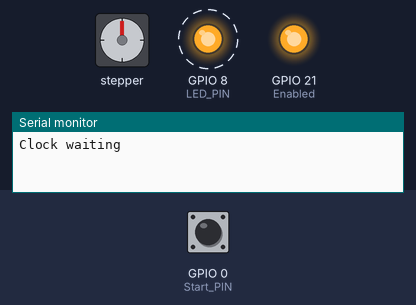
Bench run of a program on a simulated ESP32-C3. Shown: stepper motor, output pins drawn as LEDs (lit = HIGH), the last lines printed to the serial monitor. Wiring (inferred from the names in the program): stepper motor driver (200 steps per turn assumed): step GPIO 20; direction GPIO 10. Dashed ring = blinking. The inputs (shaded band) are chosen by the test bench; at power-on: GPIO 0 (Start_PIN) LOW. Pins used as bus, display or sensor lines are not drawn.

Above: at 6.25 s.
6.3 s: GPIO 0 (Start_PIN) pulled HIGH for 0.15 s
At 6.9 s:
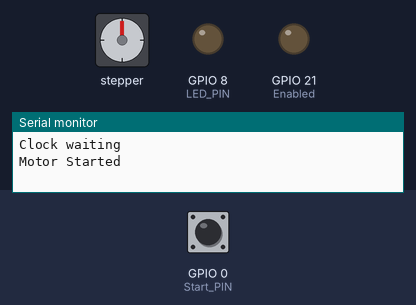
9.4 s: GPIO 0 (Start_PIN) pulled HIGH for 1 s
At 9.65 s:
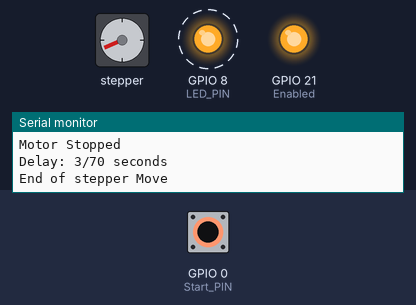
12.4 s: GPIO 0 (Start_PIN) pulled HIGH for 0.15 s
15.5 s: GPIO 0 (Start_PIN) pulled HIGH for 3.2 s
At 15.75 s:
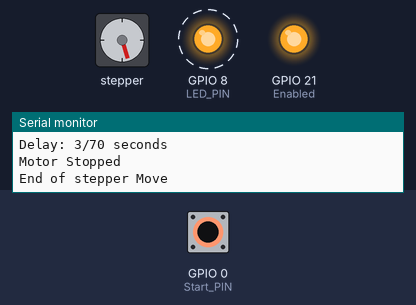
20.2 s: GPIO 0 (Start_PIN) pulled HIGH for 0.15 s
At 21.3 s:
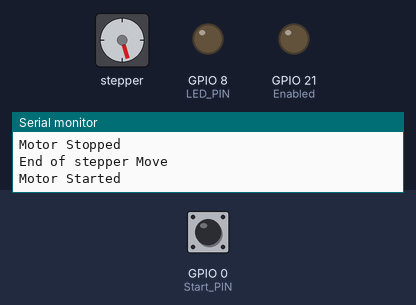
23.3 s: GPIO 0 (Start_PIN) pulled HIGH for 1 s
At 23.55 s:
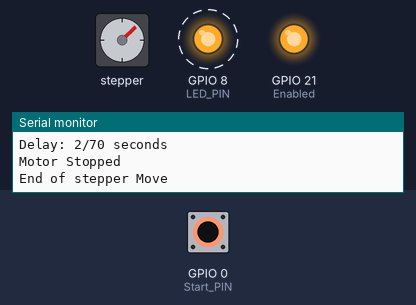
Timing chart, 0 to 27.3 s (numbered marks = the images above; inputs shaded):
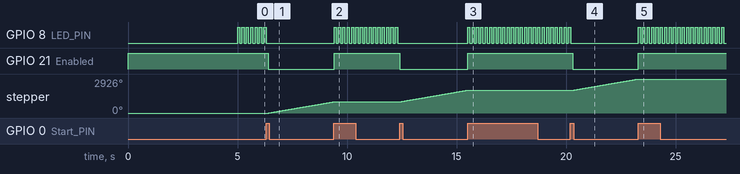

The program:

main.cpp
```cpp
#include <Arduino.h>

#define STEP_PULSE_US   5  // ms

#define LED_PIN         8  // LED intégrée du SuperMini
#define Start_PIN       0  // Pin de démarrage de l'horloge

// Motor
#define Dir             10
#define Step            20
#define Enabled         21

int readCounter = 0;
int startClock  = 0;
bool motorRunning = false;
void readSensors()
{
    readCounter++;
    //Serial.println("Counter: " + String(readCounter) );

    int oldStartClock = startClock;
    startClock = digitalRead(Start_PIN);       // 0

    if (oldStartClock != startClock)
    {
        //Serial.println("StartClock changed from " + String(oldStartClock) + " to " + String(startClock));
        if (startClock == HIGH) {
            if (motorRunning)
            {
                Serial.println("Motor Stopped");
                motorRunning = false;
            }
            else
            {
                Serial.println("Motor Started ");
                motorRunning = true;
            }
        }
    }
}

void setup()
{

    pinMode(LED_PIN, OUTPUT);   // 8
    pinMode(Start_PIN , INPUT_PULLDOWN);   // 0

    pinMode(Dir, OUTPUT);      // 10
    pinMode(Enabled, OUTPUT);  // 21
    pinMode(Step, OUTPUT);     // 20

    digitalWrite(Dir, HIGH);     // Sens horaire
    digitalWrite(Enabled, HIGH); // Desactivation des drivers (HIGH = désactivé)

    Serial.begin(115200);
    delay(5000);
    Serial.println("Clock waiting");

}

void stepperMove()
{
    digitalWrite(Dir, HIGH); // LOW: sens horaire, HIGH: sens anti-horaire (mais horaire de l'autre coté du moteur)
    unsigned long startTime = millis();
    const unsigned long DURATION = 70000; // 70 seconds
    int lastPrintSeconds = millis();
    int stepCount = 0;
    while (true)
    {
        readSensors();
        unsigned long currentTime = millis() ;

        if (millis() >= lastPrintSeconds + 1000)
        {
            stepCount++;
            Serial.println("Delay: " + String(stepCount) + "/" + String(DURATION/1000) + " seconds");
            lastPrintSeconds = currentTime;
        }

        if (!motorRunning || (currentTime - startTime >= DURATION))
            break;

        if (!motorRunning)
            break;

        digitalWrite(Step, HIGH);
        delayMicroseconds(500);
        digitalWrite(Step, LOW);
        delayMicroseconds(5000);

        // total period = 500 + 5000 = 5500 us = 0.0055 s
        // freq = 1 / 0.0055 = 181.818 Hz
        // duty+ = (500 / 5500) * 100 = 9.09%

        //
    }
}

void loop()
{
    readSensors();
    if (motorRunning)
    {
        digitalWrite(Enabled, LOW); // Activation des drivers (LOW = activé)
        stepperMove();
        motorRunning = false;
        digitalWrite(Enabled, HIGH); // Desactivation des drivers (HIGH = désactivé)
        Serial.println("End of stepper Move");
    } else {
        digitalWrite(LED_PIN, HIGH);
        delay(100); // LED on for 100 ms
        readSensors();
        digitalWrite(LED_PIN, LOW);
        delay(100); // LED off for 100 ms
    }
    //Serial.println("loop clock");
}
```

Measured:
- after the input at 6.3 s, GPIO 8 (LED_PIN): goes on until 6.3 s, then stays LOW; GPIO 21 (Enabled): HIGH → LOW after 0.10 s; stepper: keeps turning clockwise at about 324°/s, starting after 0.12 s
- after the input at 9.4 s, GPIO 8 (LED_PIN): alternates HIGH for 0.10 s and LOW for 0.10 s, starting at once; GPIO 21 (Enabled): LOW → HIGH at once
- after the input at 12.4 s, GPIO 8 (LED_PIN): stops changing and stays LOW; GPIO 21 (Enabled): HIGH → LOW at once; stepper: keeps turning clockwise at about 324°/s, starting at once
- after the input at 15.5 s, GPIO 8 (LED_PIN): alternates HIGH for 0.10 s and LOW for 0.10 s, starting at once; GPIO 21 (Enabled): LOW → HIGH at once
- after the input at 20.2 s, GPIO 8 (LED_PIN): goes on until 20.2 s, then stays LOW; GPIO 21 (Enabled): HIGH → LOW after 0.11 s; stepper: keeps turning clockwise at about 324°/s, starting after 0.12 s
- after the input at 23.3 s, GPIO 8 (LED_PIN): alternates HIGH for 0.10 s and LOW for 0.10 s, starting at once; GPIO 21 (Enabled): LOW → HIGH at once; stepper: goes on until 23.3 s, then stays 2926°
- by itself, GPIO 8 (LED_PIN): alternates HIGH for 0.10 s and LOW for 0.10 s
